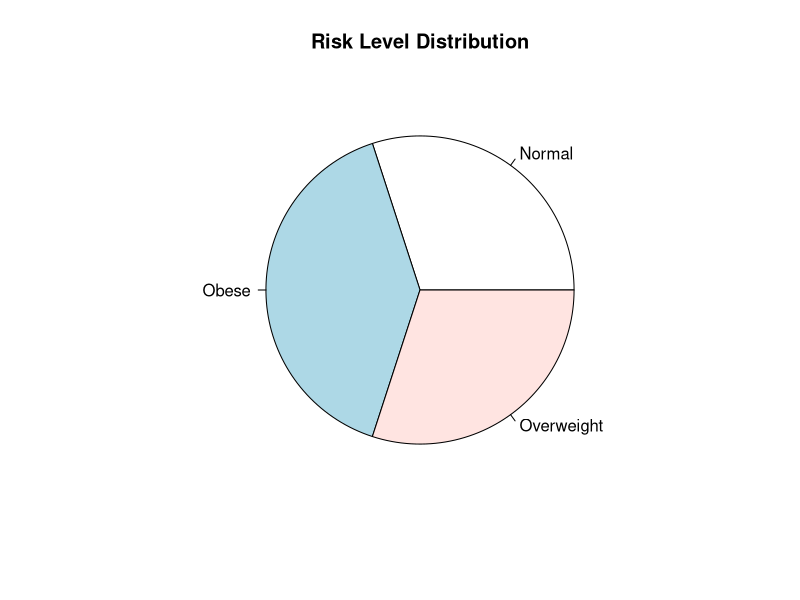
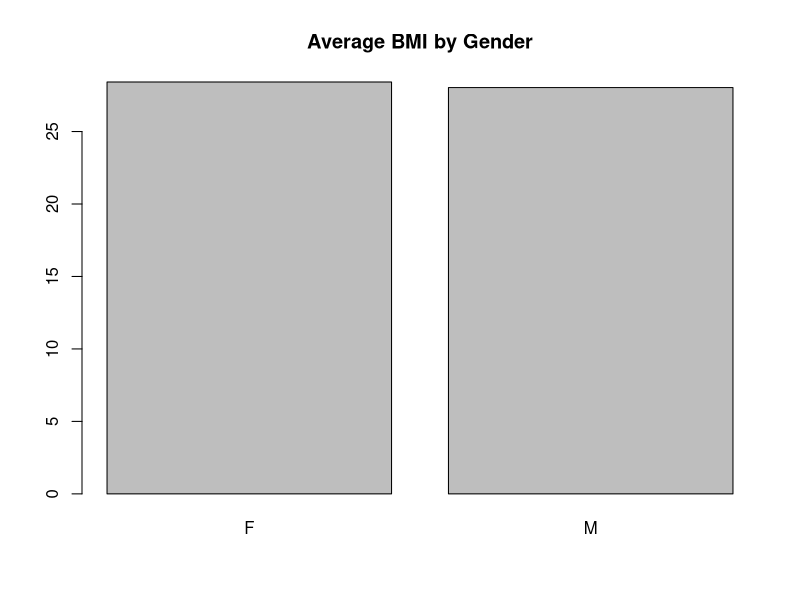
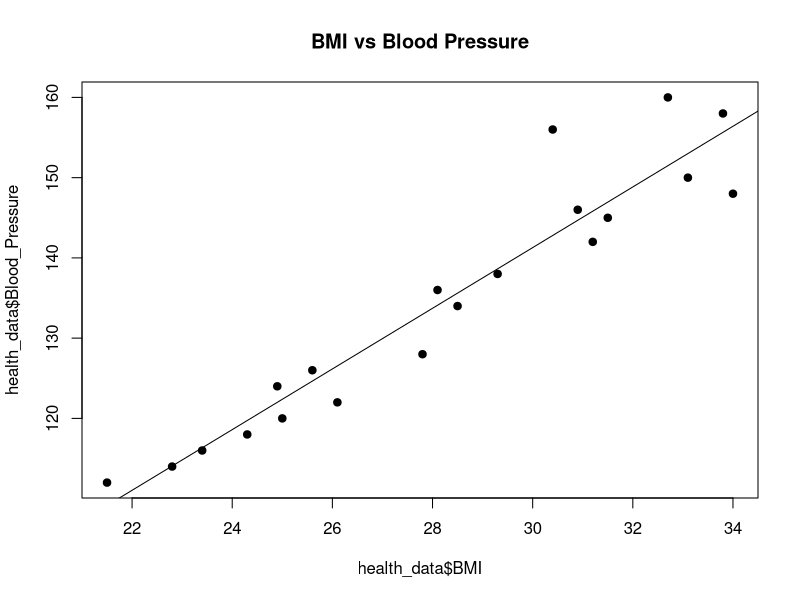

These charts were generated, in order, by the following R code:
## ---- chunk 1
knitr::opts_chunk$set(echo=TRUE)
## ---- chunk 2
health_data <- read.csv("Palak_Chavda_Patient_Health.csv")
head(health_data)
## ---- chunk 3
summary(health_data)
str(health_data)
colSums(is.na(health_data))
sum(duplicated(health_data))
## ---- chunk 4
mean(health_data$BMI)
median(health_data$BMI)
var(health_data$BMI)
sd(health_data$BMI)
## ---- chunk 5
risk_count <- table(health_data$Risk_Level)
pie(risk_count, main="Risk Level Distribution")
## ---- chunk 6
gender_bmi <- aggregate(BMI ~ Gender, data=health_data, FUN=mean)
barplot(gender_bmi$BMI, names.arg=gender_bmi$Gender,
        main="Average BMI by Gender")
## ---- chunk 7
plot(health_data$BMI, health_data$Blood_Pressure,
     pch=19, main="BMI vs Blood Pressure")
abline(lm(Blood_Pressure ~ BMI, data=health_data))
cor(health_data$BMI, health_data$Blood_Pressure)
